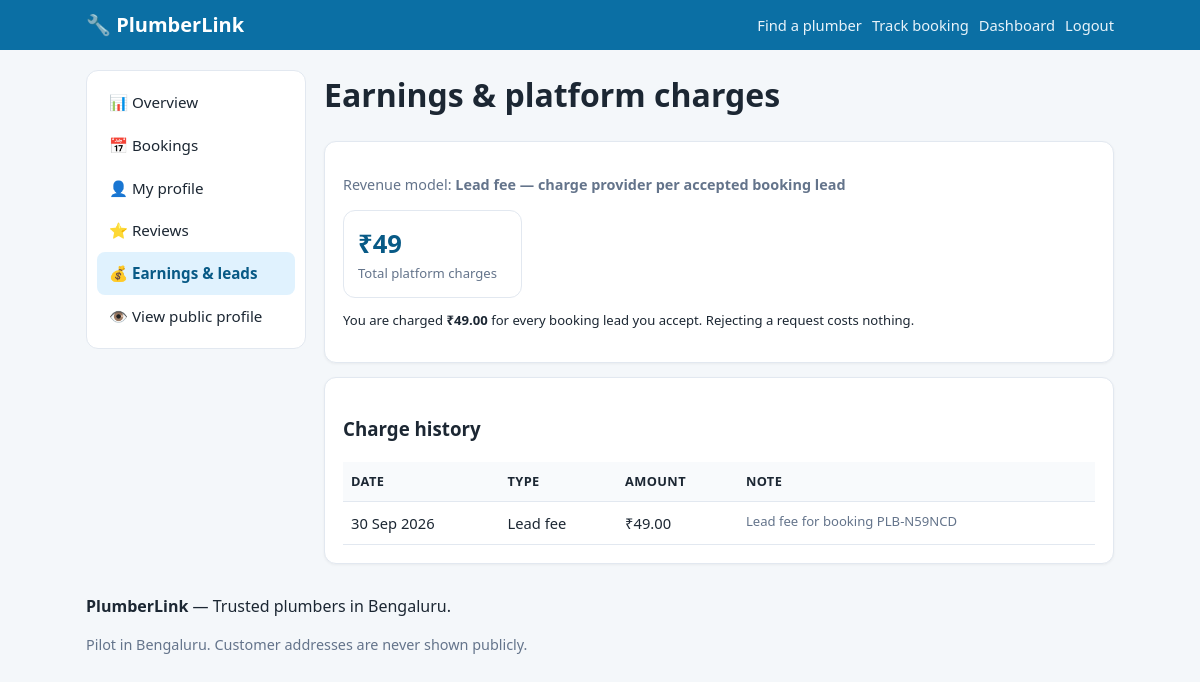
Screenshot of /provider/earnings/ (signed in) with the database file from the repository.
### core/models.py (models this page shows, shortened)
class PlatformSettings(models.Model):
    REVENUE_LEAD_FEE = "lead_fee"
    REVENUE_COMMISSION = "commission"
    REVENUE_SUBSCRIPTION = "subscription"
    REVENUE_CHOICES = [
        (REVENUE_LEAD_FEE, "Lead fee — charge provider per accepted booking lead"),
        (REVENUE_COMMISSION, "Commission — % of completed job value"),
        (REVENUE_SUBSCRIPTION, "Subscription — flat monthly fee for premium listing"),
    ]
    revenue_model = models.CharField(max_length=20, choices=REVENUE_CHOICES, default=REVENUE_LEAD_FEE)
    lead_fee_amount = models.DecimalField(max_digits=8, decimal_places=2, default=49.00)
    commission_percent = models.DecimalField(max_digits=5, decimal_places=2, default=10.00)
    subscription_monthly = models.DecimalField(max_digits=8, decimal_places=2, default=499.00)
    currency = models.CharField(max_length=8, default="INR")
    support_phone = models.CharField(max_length=20, blank=True)
    class Meta:
        verbose_name_plural = "platform settings"
    @classmethod
    def get(cls) -> "PlatformSettings":
        obj, _ = cls.objects.get_or_create(pk=1)
        return obj

class Earning(models.Model):
    KIND_LEAD_FEE = "lead_fee"
    KIND_COMMISSION = "commission"
    KIND_SUBSCRIPTION = "subscription"
    KIND_ADJUSTMENT = "adjustment"
    KIND_CHOICES = [
        (KIND_LEAD_FEE, "Lead fee"),
        (KIND_COMMISSION, "Commission"),
        (KIND_SUBSCRIPTION, "Subscription"),
        (KIND_ADJUSTMENT, "Adjustment"),
    ]
    booking = models.ForeignKey(Booking, on_delete=models.SET_NULL, null=True, blank=True,
                                related_name="earnings")
    provider = models.ForeignKey(ProviderProfile, on_delete=models.CASCADE, related_name="charges")
    kind = models.CharField(max_length=20, choices=KIND_CHOICES)
    amount = models.DecimalField(max_digits=10, decimal_places=2)
    note = models.CharField(max_length=255, blank=True)
    created_at = models.DateTimeField(auto_now_add=True)
    class Meta:
        ordering = ["-created_at"]

### core/views.py (the view)
# urls.py: path("provider/earnings/", v.provider_earnings, name="provider_earnings"),
@provider_required
def provider_earnings(request):
    p = request.provider
    charges = p.charges.select_related("booking").order_by("-created_at")
    total = charges.aggregate(t=Sum("amount"))["t"] or 0
    cfg = PlatformSettings.get()
    return render(request, "core/p_earnings.html", {
        "profile": p, "charges": charges, "total": total, "cfg": cfg,
    })

### core/context_processors.py (called while the page is built)
def site(request):
    return {
        "brand_name": "PlumberLink",
        "brand_tagline": "Trusted plumbers in Bengaluru",
        "service_categories": ServiceCategory.objects.all().prefetch_related("services"),
        "platform": PlatformSettings.get(),
    }

### core/views.py (called while the page is built)
def provider_required(view):
    @wraps(view)
    @login_required
    def wrapper(request, *args, **kwargs):
        try:
            profile = request.user.provider_profile
        except ProviderProfile.DoesNotExist:
            messages.error(request, "This account is not registered as a provider.")
            return redirect("home")
        if not profile.is_approved:
            return redirect("provider_pending")
        request.provider = profile
        return view(request, *args, **kwargs)
    return wrapper

### core/templates/core/p_earnings.html
{% extends "core/p_base.html" %}
{% block pcontent %}
<h1>Earnings & platform charges</h1>
<div class="card">
  <p class="muted">Revenue model: <strong>{{ cfg.get_revenue_model_display }}</strong></p>
  <div class="kpis">
    <div class="kpi"><div class="n">₹{{ total }}</div><div class="l">Total platform charges</div></div>
  </div>
  {% if cfg.revenue_model == "lead_fee" %}
  <p class="small">You are charged <strong>₹{{ cfg.lead_fee_amount }}</strong> for every booking lead you accept. Rejecting a request costs nothing.</p>
  {% elif cfg.revenue_model == "commission" %}
  <p class="small">You are charged <strong>{{ cfg.commission_percent }}%</strong> of the final amount on completed jobs.</p>
  {% else %}
  <p class="small">Premium listing subscription: <strong>₹{{ cfg.subscription_monthly }}/month</strong>.</p>
  {% endif %}
</div>
<div class="card">
  <h3>Charge history</h3>
  <table class="tbl">
    <tr><th>Date</th><th>Type</th><th>Amount</th><th>Note</th></tr>
    {% for c in charges %}
    <tr><td>{{ c.created_at|date:"d M Y" }}</td><td>{{ c.get_kind_display }}</td><td>₹{{ c.amount }}</td><td class="muted small">{{ c.note }}</td></tr>
    {% empty %}<tr><td colspan="4" class="muted">No charges yet.</td></tr>{% endfor %}
  </table>
</div>
{% endblock %}

### core/static/core/css/style.css (style rules this page uses)
:root { --brand:#0b6fa4; --brand-d:#085a86; --accent:#f59e0b; --bg:#f4f7fa; --card:#ffffff; --ink:#1c2733; --muted:#64748b; --line:#e2e8f0; --ok:#16a34a; --warn:#d97706; --bad:#dc2626; --radius:12px; }
* { box-sizing:border-box }
body { margin:0;font-family:system-ui,-apple-system,"Segoe UI",Roboto,Arial,sans-serif; background:var(--bg);color:var(--ink);line-height:1.5 }
.card { background:var(--card);border:1px solid var(--line);border-radius:var(--radius); padding:18px;margin:14px 0;box-shadow:0 1px 3px rgba(0,0,0,.05) }
.muted { color:var(--muted);font-size:.9rem }
.small { font-size:.82rem }
table.tbl { width:100%;border-collapse:collapse;font-size:.92rem }
.tbl th,.tbl td { text-align:left;padding:10px 8px;border-bottom:1px solid var(--line);vertical-align:top }
.tbl th { background:#f8fafc;font-size:.8rem;text-transform:uppercase;letter-spacing:.03em }
.kpis { display:grid;grid-template-columns:repeat(auto-fill,minmax(150px,1fr));gap:12px }
.kpi { background:var(--card);border:1px solid var(--line);border-radius:var(--radius);padding:14px }
.kpi .n { font-size:1.6rem;font-weight:800;color:var(--brand-d) }
.kpi .l { font-size:.82rem;color:var(--muted) }

### rows the page displays
PlatformSettings: revenue_model "Lead fee — charge provider per accepted booking lead", lead_fee_amount "49.00"
Earning: created_at "30 Sep 2026", kind "Lead fee", amount "49.00", note "Lead fee for booking PLB-N59NCD"

### other values shown
{{ brand_name }} "PlumberLink"
{{ total }} "49"
{{ brand_tagline }} "Trusted plumbers in Bengaluru"
